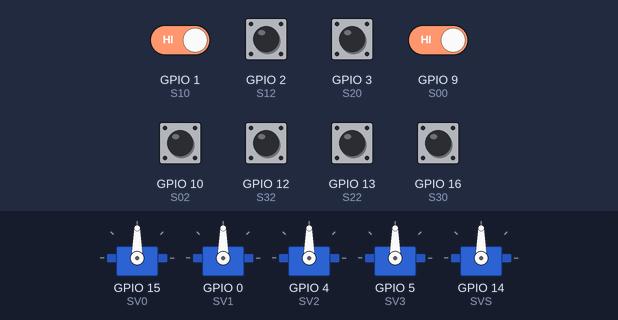
This sketch was run on a simulated ESP8266 (NodeMCU). On the bench: 5 × servo. Inputs (shaded band) come from the test bench; at power-on: GPIO 1 (S10), GPIO 2 (S12), GPIO 3 (S20), GPIO 9 (S00), GPIO 10 (S02), GPIO 12 (S32), GPIO 13 (S22), GPIO 16 (S30) HIGH.

Above: at 1.7 s.
1.8 s: GPIO 1 (S10) driven LOW and GPIO 9 (S00) driven LOW
At 4.1 s:
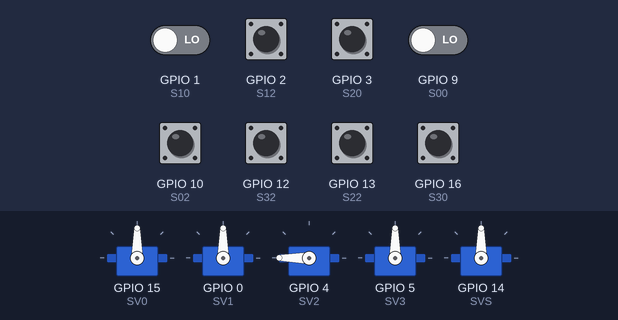
4.8 s: GPIO 3 (S20) pulled LOW for 0.15 s
At 4.97 s:
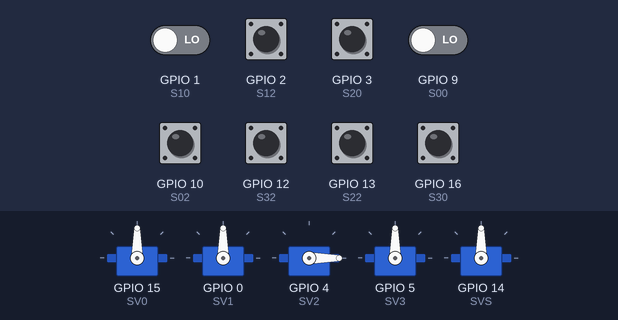
6.6 s: GPIO 16 (S30) pulled LOW for 0.15 s
At 8.3 s:
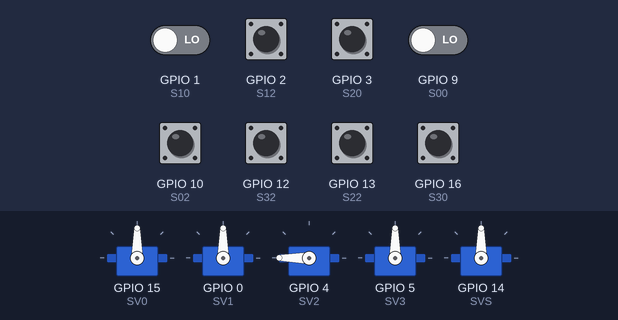
Timing chart, 0 to 9.8 s (numbered marks = the images above; inputs shaded):
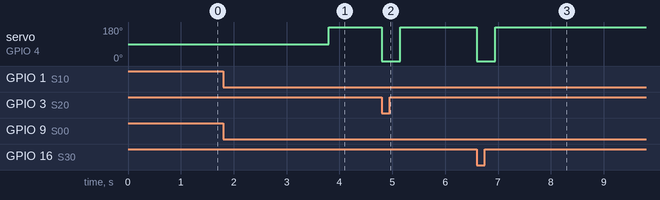

Measured:
- after the input at 1.8 s, servo on GPIO 15 (SV0): stays 90° (without the input it goes to 0° after 0.70 s); servo on GPIO 4 (SV2): 90° → 180° after 2.0 s
- after the input at 4.8 s, servo on GPIO 4 (SV2): 180° → 0° at once, → 180° 0.35 s later
- after the input at 6.6 s, servo on GPIO 4 (SV2): 180° → 0° at once, → 180° 0.35 s later

The sketch:

Box_control.ino
```cpp
/***************
 * Fun Box für Armins Geburtstag
 * Hardware: NodeMCU ESP8266, 5 Servos, 4 Kippschalter 3Pos
 * Die Servos rotieren 360 Grad und reagieren auf speed nicht auf Position
 * Vorversuch zum Verhalten der Servos
 * Zum Programmieren müssen alle Schalter in der mittleren Position sein!
 * TODO: A Lot
***************************/

const char *whoami = "Armins Funbox - Box Control";
const char *version = "1.0";
const char *date = "2024-11-01";


#include <string.h>
#include <stdlib.h>
#include <Servo.h>
#include <Esp.h>


#define CR '\r'
#define LF '\n'
#define BS '\b'
#define NULLCHAR '\0'
#define SPACE ' '
#define SESAM 14
#define LS A0   // now via analog Input

// Pins used for switches
#define S00 9
#define S02 10
#define S10 1
#define S12 2
#define S20 3
#define S22 13
#define S30 16
#define S32 12  // Attention GPIO16 aka D0 needs an external Pullup, e.g. 10k to 3.3.V

// Pins used for servos
#define SV0 15  // 1. Servo von rechts (D8)
#define SV1 0  // 2. Servo von rechts
#define SV2 4  // 3. Servo von rechts
#define SV3 5  // 4. Servo von rechts         Anschluss Test erfolgreich aber Servo defekt
#define SVS 14 // Sesam öffne dich! (Verriegelung des Schubkastens)


const char *delimiters            = ", \n";

// adjust time for backtrack
const int backtrack[] = {250, 300, 350, 350, 500};
int adcValue = 0;  /* Variable to store Output of ADC */

Servo servo0;   //1. Schalterposition von rechts
Servo servo1;   //2. Schalterposition von rechts
Servo servo2;   //3. Schalterposition von rechts
Servo servo3;   //4. Schalterposition von rechts
Servo sesam;    //Riegel für den Schubkasten

int switch0_0;
int switch0_2;
int switch1_0;
int switch1_2;
int switch2_0;
int switch2_2;
int switch3_0;
int switch3_2;
unsigned long switch_watch = millis();

bool isSesamOpen = false;

void setup() {
  ESP.wdtEnable(10000);

  //Serial.begin(115200);
  //Serial.printf("\n\n%s, Version %s, (Date: %s)\n", whoami, version, date);
  Serial.end();      //should disable RX and TX so it can be used as general I/O
  Serial1.end();

  delay(500);
  servo0.attach(SV0);
  servo1.attach(SV1);
  servo2.attach(SV2);
  servo3.attach(SV3);
  sesam.attach(SVS);

  //pinMode(LS, INPUT);   // Photo sensor high active, doesn't work because of WDT reset
  pinMode(S00, INPUT_PULLUP);  //Schalter 0, Position 0
  pinMode(S02, INPUT_PULLUP);  //Schalter 0, Position 2
  pinMode(S10, INPUT_PULLUP);  //Schalter 1, Position 0
  pinMode(S12, INPUT_PULLUP);  //Schalter 1, Position 2
  pinMode(S20, INPUT_PULLUP);  //Schalter 2, Position 0
  pinMode(S22, INPUT_PULLUP);  //Schalter 2, Position 2
  pinMode(S30, INPUT_PULLUP);  //Schalter 3, Position 0
  pinMode(S32, INPUT_PULLUP);  //Schalter 3, Position 2


}

void loop() {
  ESP.wdtFeed();

  int correctState[] = {0,2,0,2};
  int switchState[] = {1,1,1,1};   //initially switches should be in middle position to allow for correct flashing


  if (readSwitchState(switchState)) {       // did it change?
    switch_watch =millis();                 // reset the watch time
  } else {
    if ((millis() - switch_watch) < 2000) {
      // still thinking?
      //Serial.printf("Think time: %i\n", millis() - switch_watch);
    } else {
      if (statusCompare(switchState, correctState)){
        // right answer was guessed
        if (!isSesamOpen) openSesam();
        isSesamOpen = true;
      } else {
        if (isSesamOpen) {
          closeSesam();
          isSesamOpen = false;
        }
        for (int i = 0; i < 4; i++) {
          resetSwitch(i);
        }
      }
    }
  }

}

bool statusCompare(int state1[],int state2[]) {
  for (int i = 0; i < 4; i++) {
    if (state1[i] != state2[i]) {
      return false;
    }
  }
  return true;
}

bool readSwitchState(int state[]){
  static int previous[4];
  bool changed = false;
  switch0_0 = digitalRead(S00);
  switch0_2 = digitalRead(S02);
  if (switch0_0 == 0 && switch0_2 == 1) {
    state[0] = 0;

  } else if (switch0_0 == 1 && switch0_2 == 1) {
    state[0] = 1;

  } else if (switch0_0 == 1 && switch0_2 == 0){
    state[0] = 2;
  } else {
    state[0] = 3; // should never happen!
  }
  if (state[0] != previous[0]) {
    previous[0] = state[0];
    changed = true;
  }

  switch1_0 = digitalRead(S10);
  switch1_2 = digitalRead(S12);
  if (switch1_0 == 0 && switch1_2 == 1) {
    state[1] = 0;

  } else if (switch1_0 == 1 && switch1_2 == 1) {
    state[1] = 1;

  } else if (switch1_0 == 1 && switch1_2 == 0){
    state[1] = 2;
  } else {
    state[1] = 3; // should never happen!
  }
  if (state[1] != previous[1]) {
    previous[1] = state[1];
    changed = true;
  }

  switch2_0 = digitalRead(S20);
  switch2_2 = digitalRead(S22);
  if (switch2_0 == 0 && switch2_2 == 1) {
    state[2] = 0;

  } else if (switch2_0 == 1 && switch2_2 == 1) {
    state[2] = 1;

  } else if (switch2_0 == 1 && switch2_2 == 0){
    state[2] = 2;
  } else {
    state[2] = 3; // should never happen!
  }
  if (state[2] != previous[2]) {
    previous[2] = state[2];
    changed = true;
  }

  switch3_0 = digitalRead(S30);
  switch3_2 = digitalRead(S32);
  if (switch3_0 == 0 && switch3_2 == 1) {
    state[3] = 0;

  } else if (switch3_0 == 1 && switch3_2 == 1) {
    state[3] = 1;

  } else if (switch3_0 == 1 && switch3_2 == 0){
    state[3] = 2;
  } else {
    state[3] = 3; // should never happen!
  }
  if (state[3] != previous[3]) {
    previous[3] = state[3];
    changed = true;
  }


// if (changed) Serial.printf("Serial switches are %i %i %i %i, changed = %s.\n", state[0],state[1], state[2], state[3], changed ? "true" : "false");
return changed;
}

void resetSwitch(int nr) {
  switch (nr){
    case 0:
      if (digitalRead(S00)) {
        servo0.write(0);
        while (digitalRead(S00)){   //warte bis Schalter auf 0
          ESP.wdtFeed();
        }
        turnServo(1, 180, backtrack[0]);     //time controlled backtrack, don't ask why numbering is inconsistend ;-)
      }
      break;
    case 1:
      if (digitalRead(S10)){
        servo1.write(0);
        while (digitalRead(S10)) {
          ESP.wdtFeed();
        }
        turnServo(2, 180, backtrack[1]);
      }


      break;
    case 2:
      if (digitalRead(S20)){
        servo2.write(180);
        while (digitalRead(S20)) {
          ESP.wdtFeed();
        }
        turnServo(3, 0, backtrack[2]);
      }

      break;
    case 3:
      if (digitalRead(S30)){
        servo2.write(180);
        while (digitalRead(S30)) {
          ESP.wdtFeed();
        }
        turnServo(3, 0, backtrack[3]);
      }

      // ignore for the time being
      break;
  }

}


void closeSesam() {
  turnServo(5, 180, backtrack[4]);   // ca. 180 deg time controlled
}

void openSesam() {
  turnServo(5, 0, 400);     // get close
  unsigned long watch = millis();
  sesam.write(80);    //slowly to spare current

  while ((adcValue = analogRead(LS)) < 100) {
    Serial.printf("ADC Value = %d\n", adcValue);
    if((millis() - watch) > 300) break;
  }

  sesam.write(90);
  isSesamOpen = true;
}

void turnServo(int srvo, int s_speed, unsigned long s_time) {
  switch(srvo) {
    case 1:
      servo0.write(s_speed);
      delay(s_time);            // very crude, timer should be used
      servo0.write(90);
      break;
    case 2:
      servo1.write(s_speed);
      delay(s_time);            // very crude, timer should be used
      servo1.write(90);
      break;
    case 3:
      servo2.write(s_speed);
      delay(s_time);            // very crude, timer should be used
      servo2.write(90);
      break;
    case 4:
      servo3.write(s_speed);
      delay(s_time);            // very crude, timer should be used
      servo3.write(90);
      break;
    case 5:
      sesam.write(s_speed);
      delay(s_time);            // very crude, timer should be used
      sesam.write(90);
      break;
    default:
      Serial.println("I did not understand");
  }
}
```
